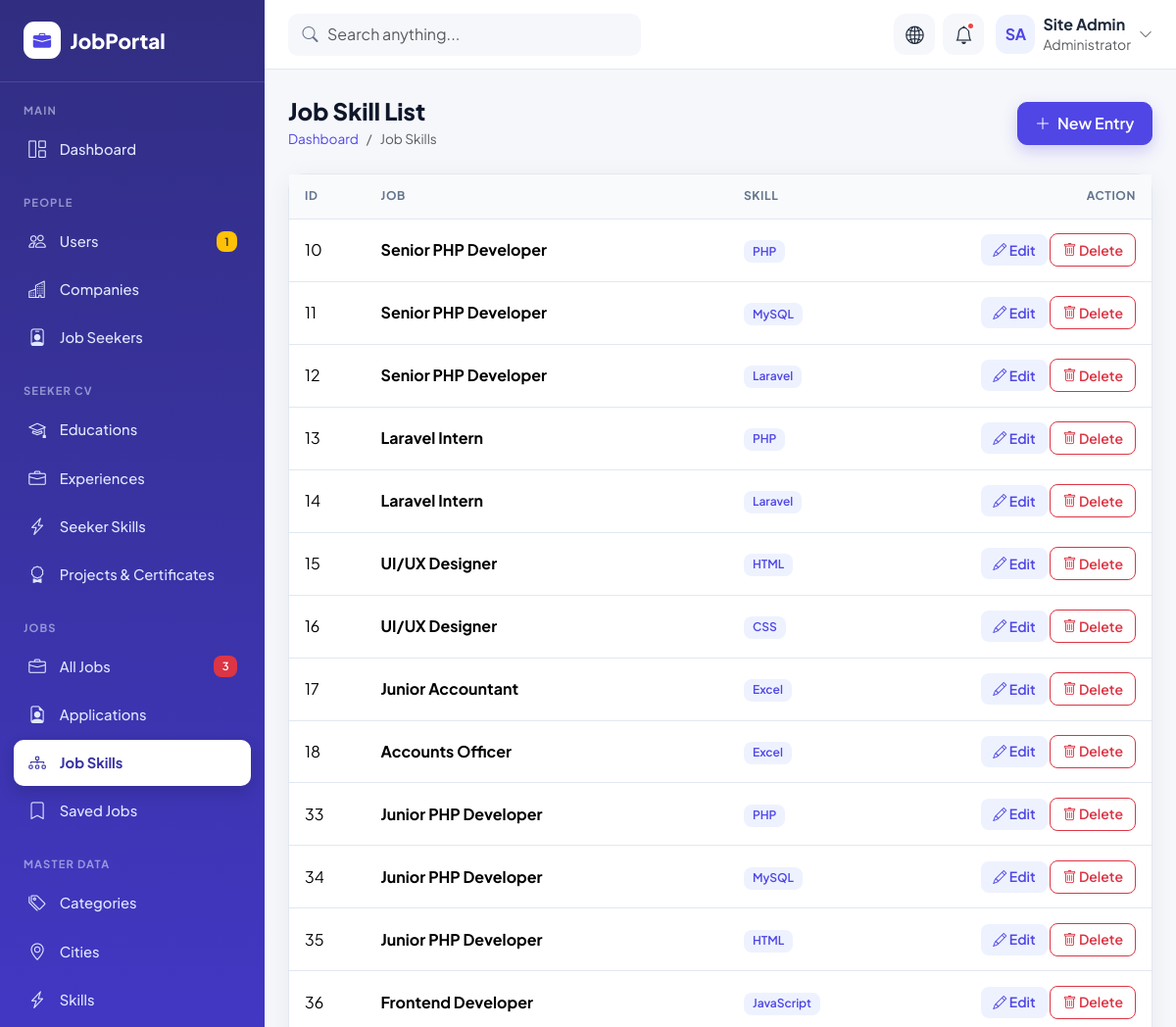
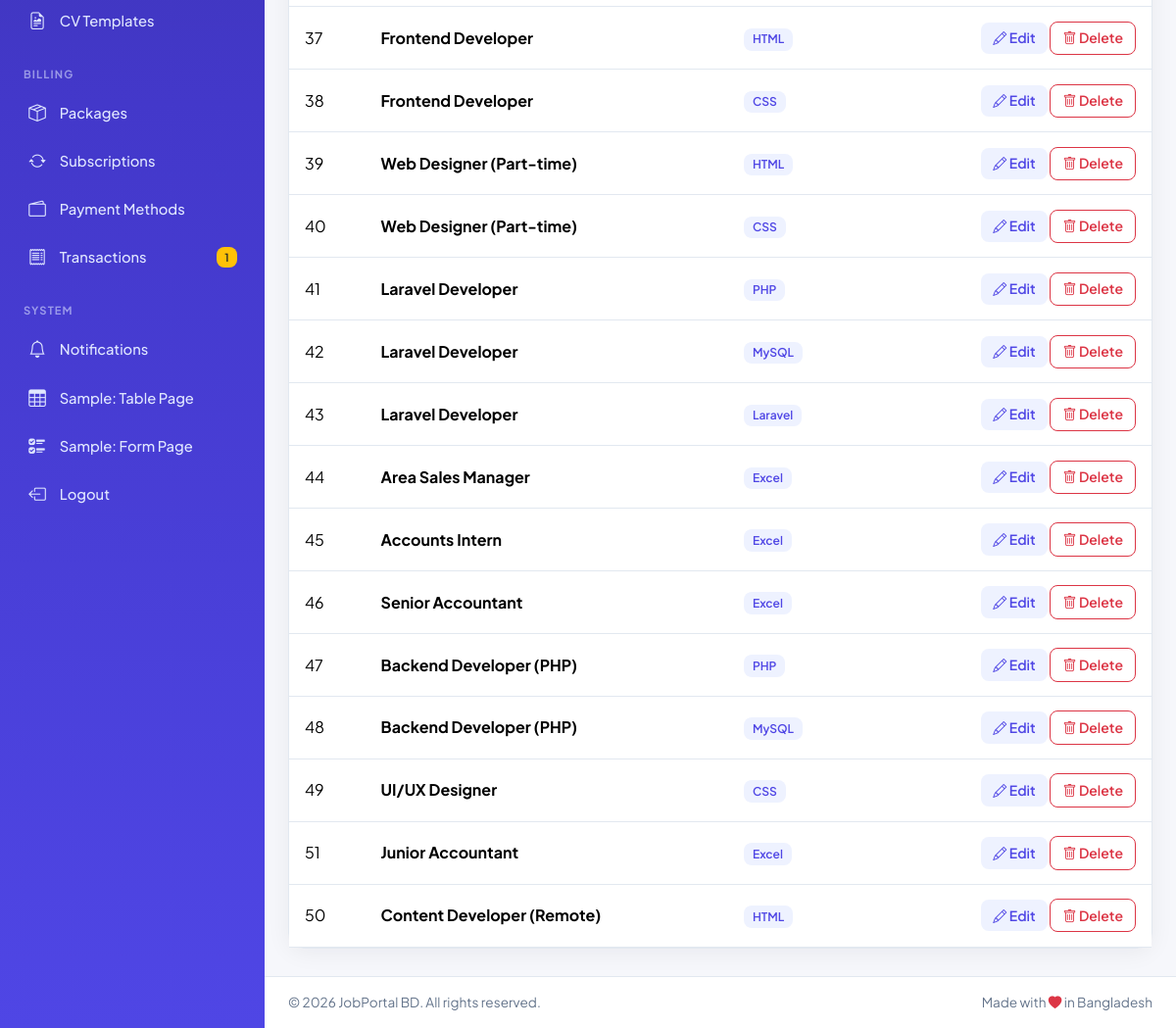
/jobs_portal/crud/job_skills/index.php, run on the app's committed database (2 pictures, top to bottom).
### tables this page shows
CREATE TABLE `job_skills` (
  `id` int UNSIGNED NOT NULL,
  `job_id` int UNSIGNED NOT NULL,
  `skill_id` int UNSIGNED NOT NULL
);

CREATE TABLE `jobs` (
  `id` int UNSIGNED NOT NULL,
  `company_id` int UNSIGNED NOT NULL,
  `category_id` int UNSIGNED DEFAULT NULL,
  `city_id` int UNSIGNED DEFAULT NULL,
  `subscription_id` int UNSIGNED DEFAULT NULL,
  `title` varchar(150) NOT NULL,
  `slug` varchar(180) NOT NULL,
  `job_type` enum('full_time','part_time','contract','internship','remote') NOT NULL DEFAULT 'full_time',
  `salary_min` decimal(10,2) DEFAULT NULL,
  `salary_max` decimal(10,2) DEFAULT NULL,
  `description` text,
  `deadline` date NOT NULL,
  `status` enum('pending','approved','rejected','closed') NOT NULL DEFAULT 'pending',
  `is_featured` tinyint(1) NOT NULL DEFAULT '0'
);

CREATE TABLE `skills` (
  `id` int UNSIGNED NOT NULL,
  `name` varchar(80) NOT NULL
);

### jobs_portal/crud/job_skills/index.php (the view, shortened to what this page needs)
<?php include_once("../../config/dbconfig.php"); ?>
<!DOCTYPE html>
<html lang="en">
<head>
  <link href="https://cdn.jsdelivr.net/npm/bootstrap@5.3.3/dist/css/bootstrap.min.css" rel="stylesheet">
  <link href="https://cdn.jsdelivr.net/npm/bootstrap-icons@1.11.3/font/bootstrap-icons.min.css" rel="stylesheet">
  <link href="../../assets/css/style.css" rel="stylesheet">
</head>
<body class="dash-body">
<div class="dash-wrapper">
  <aside class="sidebar offcanvas-lg offcanvas-start" tabindex="-1" id="sidebar">
    <div class="offcanvas-body">
      <div class="d-flex align-items-center justify-content-between">
        <a href="../../index.html" class="sidebar-brand flex-grow-1"><span class="brand-icon"><i class="bi bi-briefcase-fill"></i></span>JobPortal</a>
      </div>
      <div class="sidebar-heading">Main</div>
      <ul class="sidebar-nav">
        <li><a href="../../admin/dashboard.php"><i class="bi bi-grid-1x2"></i> Dashboard</a></li>
      </ul>
      <div class="sidebar-heading">People</div>
      <ul class="sidebar-nav">
        <li><a href="../../crud/users/index.php"><i class="bi bi-people"></i> Users <span class="badge bg-warning text-dark">1</span></a></li>
        <li><a href="../../crud/companies/index.php"><i class="bi bi-buildings"></i> Companies</a></li>
        <li><a href="../../crud/seekers/index.php"><i class="bi bi-person-badge"></i> Job Seekers</a></li>
      </ul>
      <div class="sidebar-heading">Seeker CV</div>
      <ul class="sidebar-nav">
        <li><a href="../../crud/seeker_educations/index.php"><i class="bi bi-mortarboard"></i> Educations</a></li>
        <li><a href="../../crud/seeker_experiences/index.php"><i class="bi bi-briefcase"></i> Experiences</a></li>
        <li><a href="../../crud/seeker_skills/index.php"><i class="bi bi-lightning-charge"></i> Seeker Skills</a></li>
        <li><a href="../../crud/seeker_cv_items/index.php"><i class="bi bi-award"></i> Projects &amp; Certificates</a></li>
      </ul>
      <div class="sidebar-heading">Jobs</div>
      <ul class="sidebar-nav">
        <li><a href="../../crud/jobs/index.php"><i class="bi bi-briefcase"></i> All Jobs <span class="badge bg-danger">3</span></a></li>
        <li><a href="../../crud/job_applications/index.php"><i class="bi bi-file-earmark-person"></i> Applications</a></li>
        <li><a href="../../crud/job_skills/index.php" class="active"><i class="bi bi-diagram-3"></i> Job Skills</a></li>
        <li><a href="../../crud/saved_jobs/index.php"><i class="bi bi-bookmark"></i> Saved Jobs</a></li>
      </ul>
      <div class="sidebar-heading">Master Data</div>
      <ul class="sidebar-nav">
        <li><a href="../../crud/categories/index.php"><i class="bi bi-tags"></i> Categories</a></li>
        <li><a href="../../crud/cities/index.php"><i class="bi bi-geo-alt"></i> Cities</a></li>
        <li><a href="../../crud/skills/index.php"><i class="bi bi-lightning-charge"></i> Skills</a></li>
        <li><a href="../../crud/cv_templates/index.php"><i class="bi bi-file-earmark-richtext"></i> CV Templates</a></li>
      </ul>
      <div class="sidebar-heading">Billing</div>
      <ul class="sidebar-nav">
        <li><a href="../../crud/packages/index.php"><i class="bi bi-box-seam"></i> Packages</a></li>
        <li><a href="../../crud/subscriptions/index.php"><i class="bi bi-arrow-repeat"></i> Subscriptions</a></li>
        <li><a href="../../crud/payment_methods/index.php"><i class="bi bi-wallet2"></i> Payment Methods</a></li>
        <li><a href="../../crud/payment_transactions/index.php"><i class="bi bi-receipt"></i> Transactions <span class="badge bg-warning text-dark">1</span></a></li>
      </ul>
      <div class="sidebar-heading">System</div>
      <ul class="sidebar-nav">
        <li><a href="../../crud/notifications/index.php"><i class="bi bi-bell"></i> Notifications</a></li>
        <li><a href="../../admin/sample-table.php"><i class="bi bi-table"></i> Sample: Table Page</a></li>
        <li><a href="../../admin/sample-form.php"><i class="bi bi-ui-checks"></i> Sample: Form Page</a></li>
        <li><a href="../../login.php"><i class="bi bi-box-arrow-left"></i> Logout</a></li>
      </ul>
      <div class="sidebar-footer"></div>
    </div>
  </aside>
  <div class="dash-main">
    <header class="topbar">
      <form class="search position-relative d-none d-md-block" action="#" method="get">
        <i class="bi bi-search"></i>
        <input type="search" class="form-control" placeholder="Search anything...">
      </form>
      <div class="ms-auto d-flex align-items-center gap-2">
        <a href="../../index.html" class="topbar-btn" data-bs-toggle="tooltip" data-bs-placement="bottom" title="View Website"><i class="bi bi-globe2"></i></a>
        <div class="dropdown">
          <button class="topbar-btn" type="button" data-bs-toggle="dropdown" data-bs-auto-close="outside"><i class="bi bi-bell"></i><span class="dot"></span></button>
        </div>
        <div class="dropdown">
          <a href="#" class="d-flex align-items-center gap-2 text-reset ms-1" data-bs-toggle="dropdown">
            <span class="avatar">SA</span>
            <span class="d-none d-sm-block lh-sm">
              <span class="fw-bold d-block">Site Admin</span>
              <small class="text-muted">Administrator</small>
            </span>
            <i class="bi bi-chevron-down small text-muted d-none d-sm-block"></i>
          </a>
        </div>
      </div>
    </header>
    <main class="dash-content">
      <div class="d-flex flex-wrap justify-content-between align-items-center gap-3 mb-4 page-title">
        <div>
          <h1>Job Skill List</h1>
          <nav><ol class="breadcrumb"><li class="breadcrumb-item"><a href="../../admin/dashboard.php">Dashboard</a></li><li class="breadcrumb-item active">Job Skills</li></ol></nav>
        </div>
        <a class="btn btn-primary" href="create.php"><i class="bi bi-plus-lg me-1"></i> New Entry</a>
      </div>
      <?php
      $rawData = $conn->query("SELECT job_skills.*, jobs.title AS job_title, skills.name AS skill_name FROM job_skills LEFT JOIN jobs ON jobs.id = job_skills.job_id LEFT JOIN skills ON skills.id = job_skills.skill_id");
      ?>
      <div class="card-jp">
        <div class="table-responsive">
          <table class="table table-jp">
            <thead>
              <tr>
                <th>ID</th>
                <th>Job</th>
                <th>Skill</th>
                <th class="text-end">Action</th>
              </tr>
            </thead>
            <tbody>
            <?php
            while($row = $rawData->fetch_assoc()){
            ?>
              <tr>
                <td><?php echo $row['id']; ?></td>
                <td><strong><?php echo $row['job_title']; ?></strong></td>
                <td><span class="badge badge-soft-primary"><?php echo $row['skill_name']; ?></span></td>
                <td class="text-end text-nowrap">
                  <a class="btn btn-sm btn-soft-primary" href="edit.php?id=<?php echo $row['id']; ?>"><i class="bi bi-pencil"></i> Edit</a>
                  <a onclick="return confirm('Are you sure to delete')"
                  class="btn btn-sm btn-outline-danger" href="delete.php?id=<?php echo $row['id']; ?>"><i class="bi bi-trash"></i> Delete</a>
                </td>
              </tr>
            <?php
            }
            ?>
            </tbody>
          </table>
        </div>
      </div>
    </main>
    <footer class="dash-footer d-flex flex-column flex-sm-row justify-content-between gap-1">
      <span>&copy; 2026 JobPortal BD. All rights reserved.</span>
      <span>Made with <i class="bi bi-heart-fill text-danger"></i> in Bangladesh</span>
    </footer>
  </div>
</div>
</body>
</html>

### data on the page
job_skills: id "10", job.title "Senior PHP Developer", skill.name "PHP"
job_skills: id "11", job.title "Senior PHP Developer", skill.name "MySQL"
job_skills: id "12", job.title "Senior PHP Developer", skill.name "Laravel"
job_skills: id "13", job.title "Laravel Intern", skill.name "PHP"
job_skills: id "14", job.title "Laravel Intern", skill.name "Laravel"
job_skills: id "15", job.title "UI/UX Designer", skill.name "HTML"
job_skills: id "16", job.title "UI/UX Designer", skill.name "CSS"
job_skills: id "17", job.title "Junior Accountant", skill.name "Excel"
job_skills: id "18", job.title "Accounts Officer", skill.name "Excel"
job_skills: id "33", job.title "Junior PHP Developer", skill.name "PHP"
job_skills: id "34", job.title "Junior PHP Developer", skill.name "MySQL"
job_skills: id "35", job.title "Junior PHP Developer", skill.name "HTML"
job_skills: id "36", job.title "Frontend Developer", skill.name "JavaScript"
job_skills: id "37", job.title "Frontend Developer", skill.name "HTML"
job_skills: id "38", job.title "Frontend Developer", skill.name "CSS"
job_skills: id "39", job.title "Web Designer (Part-time)", skill.name "HTML"
job_skills: id "40", job.title "Web Designer (Part-time)", skill.name "CSS"
job_skills: id "41", job.title "Laravel Developer", skill.name "PHP"
job_skills: id "42", job.title "Laravel Developer", skill.name "MySQL"
job_skills: id "43", job.title "Laravel Developer", skill.name "Laravel"
job_skills: id "44", job.title "Area Sales Manager", skill.name "Excel"
job_skills: id "45", job.title "Accounts Intern", skill.name "Excel"
job_skills: id "46", job.title "Senior Accountant", skill.name "Excel"
job_skills: id "47", job.title "Backend Developer (PHP)", skill.name "PHP"
job_skills: id "48", job.title "Backend Developer (PHP)", skill.name "MySQL"
job_skills: id "49", job.title "UI/UX Designer", skill.name "CSS"
job_skills: id "51", job.title "Junior Accountant", skill.name "Excel"
job_skills: id "50", job.title "Content Developer (Remote)", skill.name "HTML"
